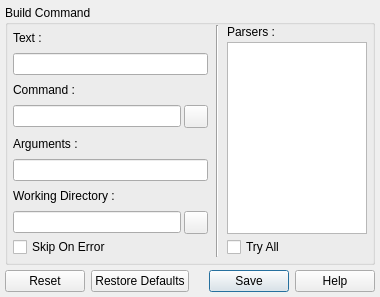
<ui version="4.0" >
 <class>UIInterpreterSettings</class>
 <widget class="QWidget" name="UIInterpreterSettings" >
  <property name="geometry" >
   <rect>
    <x>0</x>
    <y>0</y>
    <width>380</width>
    <height>297</height>
   </rect>
  </property>
  <property name="windowTitle" >
   <string>Interpreter Settings</string>
  </property>
  <layout class="QVBoxLayout" >
   <property name="spacing" >
    <number>3</number>
   </property>
   <property name="margin" >
    <number>5</number>
   </property>
   <item>
    <widget class="QGroupBox" name="gbBuildCommand" >
     <property name="sizePolicy" >
      <sizepolicy vsizetype="Maximum" hsizetype="Preferred" >
       <horstretch>0</horstretch>
       <verstretch>0</verstretch>
      </sizepolicy>
     </property>
     <property name="title" >
      <string>Build Command</string>
     </property>
     <layout class="QHBoxLayout" >
      <property name="spacing" >
       <number>8</number>
      </property>
      <property name="leftMargin" >
       <number>5</number>
      </property>
      <property name="topMargin" >
       <number>0</number>
      </property>
      <property name="rightMargin" >
       <number>5</number>
      </property>
      <property name="bottomMargin" >
       <number>5</number>
      </property>
      <item>
       <layout class="QGridLayout" >
        <property name="spacing" >
         <number>3</number>
        </property>
        <item row="0" column="0" colspan="2" >
         <widget class="QLabel" name="lBuildCommandText" >
          <property name="sizePolicy" >
           <sizepolicy vsizetype="Preferred" hsizetype="Expanding" >
            <horstretch>0</horstretch>
            <verstretch>0</verstretch>
           </sizepolicy>
          </property>
          <property name="text" >
           <string>Text :</string>
          </property>
         </widget>
        </item>
        <item row="1" column="0" colspan="2" >
         <widget class="QLineEdit" name="leBuildCommandText" />
        </item>
        <item row="2" column="0" colspan="2" >
         <widget class="QLabel" name="lBuildCommandCommand" >
          <property name="text" >
           <string>Command :</string>
          </property>
         </widget>
        </item>
        <item row="3" column="0" >
         <widget class="QLineEdit" name="leBuildCommandCommand" />
        </item>
        <item row="3" column="1" >
         <widget class="QToolButton" name="tbBuildCommandCommand" >
          <property name="icon" >
           <iconset resource="../../resources/resources.qrc" >
            <normaloff>:/tools/icons/tools/file.png</normaloff>:/tools/icons/tools/file.png</iconset>
          </property>
         </widget>
        </item>
        <item row="4" column="0" colspan="2" >
         <widget class="QLabel" name="lBuildCommandArguments" >
          <property name="text" >
           <string>Arguments :</string>
          </property>
         </widget>
        </item>
        <item row="5" column="0" colspan="2" >
         <widget class="QLineEdit" name="leBuildCommandArguments" />
        </item>
        <item row="6" column="0" colspan="2" >
         <widget class="QLabel" name="lBuildCommandWorkingDirectory" >
          <property name="text" >
           <string>Working Directory :</string>
          </property>
         </widget>
        </item>
        <item row="7" column="0" >
         <widget class="QLineEdit" name="leBuildCommandWorkingDirectory" />
        </item>
        <item row="7" column="1" >
         <widget class="QToolButton" name="tbBuildCommandWorkingDirectory" >
          <property name="icon" >
           <iconset resource="../../resources/resources.qrc" >
            <normaloff>:/tools/icons/tools/icon.png</normaloff>:/tools/icons/tools/icon.png</iconset>
          </property>
         </widget>
        </item>
        <item row="8" column="0" colspan="2" >
         <widget class="QCheckBox" name="cbBuildCommandSkipOnError" >
          <property name="text" >
           <string>Skip On Error</string>
          </property>
         </widget>
        </item>
       </layout>
      </item>
      <item>
       <widget class="Line" name="lBuildCommand" >
        <property name="orientation" >
         <enum>Qt::Vertical</enum>
        </property>
       </widget>
      </item>
      <item>
       <layout class="QVBoxLayout" >
        <property name="spacing" >
         <number>3</number>
        </property>
        <item>
         <widget class="QLabel" name="lBuildCommandParsers" >
          <property name="text" >
           <string>Parsers :</string>
          </property>
         </widget>
        </item>
        <item>
         <widget class="QListWidget" name="lwBuildCommandParsers" >
          <property name="maximumSize" >
           <size>
            <width>140</width>
            <height>16777215</height>
           </size>
          </property>
         </widget>
        </item>
        <item>
         <widget class="QCheckBox" name="cbBuildCommandTryAll" >
          <property name="text" >
           <string>Try All</string>
          </property>
         </widget>
        </item>
       </layout>
      </item>
     </layout>
    </widget>
   </item>
   <item>
    <spacer>
     <property name="orientation" >
      <enum>Qt::Vertical</enum>
     </property>
     <property name="sizeHint" stdset="0" >
      <size>
       <width>20</width>
       <height>0</height>
      </size>
     </property>
    </spacer>
   </item>
   <item>
    <widget class="QDialogButtonBox" name="dbbButtons" >
     <property name="standardButtons" >
      <set>QDialogButtonBox::Help|QDialogButtonBox::Reset|QDialogButtonBox::RestoreDefaults|QDialogButtonBox::Save</set>
     </property>
    </widget>
   </item>
  </layout>
 </widget>
 <resources>
  <include location="../../resources/resources.qrc" />
 </resources>
 <connections/>
</ui>
